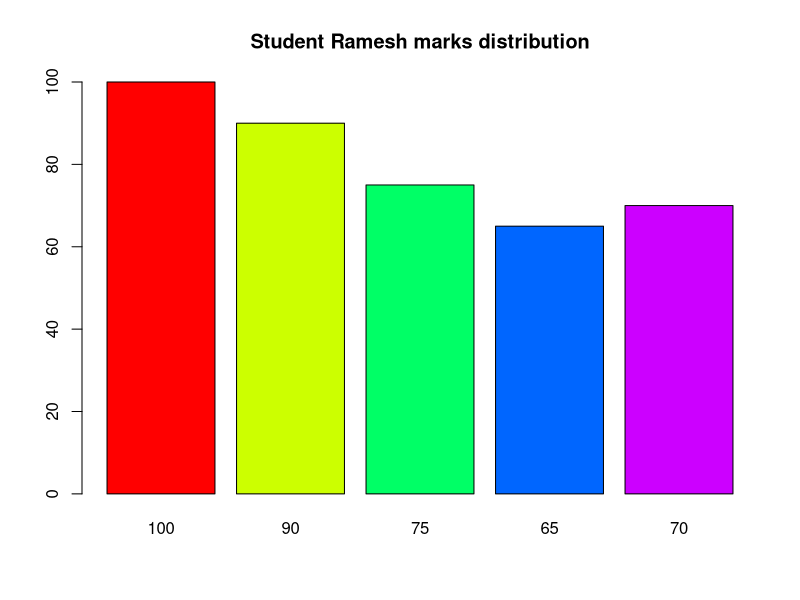

This chart was generated by the following R code: (Note: this script raises an error after producing the figure.)
# 11. Write a R script for visualizing the following.
# a. Consider students marks scored in Physics,Chemistry,Maths,FOC,CAD. Draw the bar chart for the same.
# b. Consider different party candidates’ votes received from public in election. Show the votes received in percentage in bar chart.
# c. Consider the students’ performance in different subjects. (Like student roll.no, their marks, gender). 
#   Show the bar chart for girls and boys students’ performance.

df <- data.frame(
  name = c("Ramesh", "Suresh", "Hitesh"),
  physics = c(100,90,90),
  chemistry = c(90,100,80),
  maths = c(75, 85, 100),
  foc = c(65, 70, 70),
  cad = c(70, 75, 75)
)

for(row in 1:nrow(df)) {
  x <- df[row, 2:6]
  barplot(as.numeric(x), names.arg = x, main = paste('Student',df[row,'name'],'marks distribution'), col = rainbow(length(x)))
  legend("topright", legend = labels, fill  = rainbow(length(x)), cex = 1)
}


df = data.frame(
  votes = c(55,65,74,23,21,29,39,10),
  party = c("A", "B", "C", "A", "B", "C", "A", "B")
)
labels <- c("Party A", "Party B", "Party C")
v_a <- sum(df$votes[df$party == "A"])/sum(df$votes)*100
v_b <- sum(df$votes[df$party == "B"])/sum(df$votes)*100
v_c <- sum(df$votes[df$party == "C"])/sum(df$votes)*100
v <- c(v_a, v_b, v_c)
barplot(v, names.arg = paste(round(v, 1)), main = paste("Vote share (%) per party"), col = rainbow(length(x)))
legend("topright", legend = labels, fill = rainbow(length(x)), cex = 1)

df <- data.frame(
  rollno = c(100, 101, 102, 103, 104),
  marks1 = c(90,100,85,90,70),
  marks2 = c(85,90,100,95,75),
  gender = c('M','M','F','F','M')
)

x =  c(mean(df[df$gender == 'M', ]$marks1), mean(df[df$gender == 'F', ]$marks1))
barplot(x, names.arg = paste(round(x, 1),"/100"), main = "Average Performance of Girls vs Boys", col = rainbow(length((x))))
legend("topright", legend = c("Boys", "Girls"), fill = rainbow(length((x))), cex = 1)
